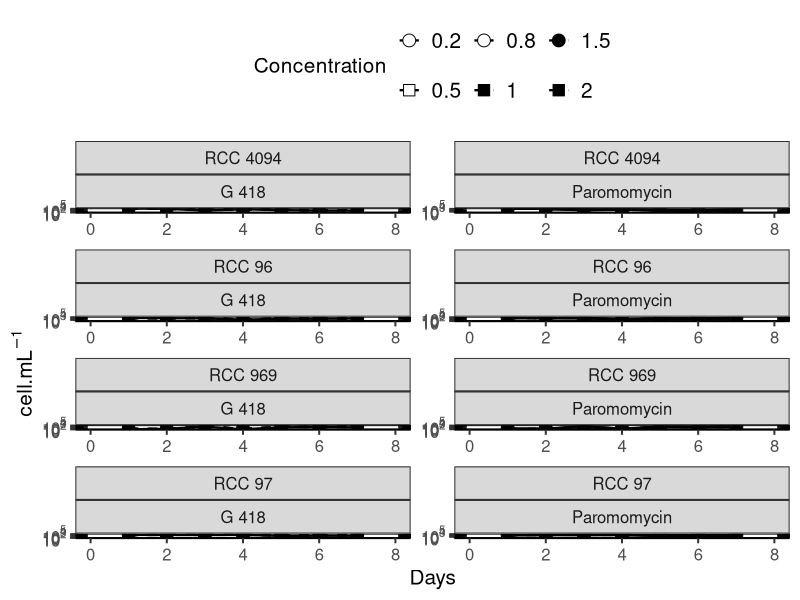
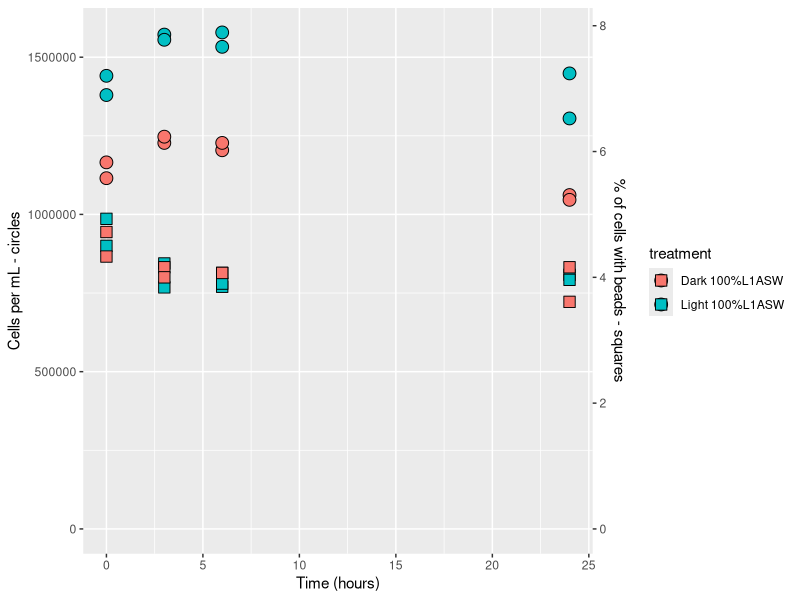

The R script that drew these images, in order:
## ---- chunk 1
knitr::opts_chunk$set(echo = TRUE)
## ---- chunk 2
library("ggplot2")
library("gridExtra")
library("plotrix" ) # needed for standard error
library("dplyr")
library("tidyr")
library("stringr")
library("readxl")
## ---- chunk 3
cell<- read.table("cultures antibiotics.txt", header=TRUE, sep="\t", na.strings="NA", dec=".", strip.white=TRUE)
knitr::kable(head(cell))
## ---- chunk 4
cell<- gather(cell, X1:X7, key = "day", value = "cell_number") 
knitr::kable(head(cell))
## ---- chunk 5
cell$day<-as.numeric(str_replace(cell$day, "X", ""))
knitr::kable(head(cell))
## ---- chunk 6
cell$Concentration<-as.character(cell$Concentration)
knitr::kable(head(cell))
## ---- chunk 7
cell_1<- cell %>% group_by(RCC,Antibio,Concentration, day)%>%
         summarise (cell_mean=mean(cell_number),cell_sd=sd(cell_number), cell_se=std.error(cell_number))
knitr::kable(head(cell_1))
## ---- chunk 8
Concentration_color<-c("0.2"="white","0.5"="white", "0.8"="white", "1"="black", "1.5"="black", "2"="black")
Concentration_linetype<-c("0.2"=1,"0.5"=1, "0.8"=1, "1"=2, "1.5"=2, "2"=2)
Concentration_shape<-c("0.2"=21,"0.5"=22, "0.8"=21, "1"=22, "1.5"=21, "2"=22)
## ---- chunk 9
scaling_factor=15
cell_label <- expression (paste("cell.",mL^-1))
cell_breaks=c(100,1000,10000,100000,1000000)
x_max=8
x_breaks=c(0, 2,4,6,8)
x_labels=c("0", "2","4","6","8")
## ---- chunk 10
plot1<- ggplot(cell_1, aes(x=day, y=cell_mean, group = Concentration, xmin=0, xmax=x_max, 
               shape=Concentration, fill=Concentration, linetype=Concentration)) + 
              facet_wrap(~ RCC + Antibio, nrow=4, ncol=2, scales="free") +
	            geom_line (size=0.8, colour="black") + 
              geom_point(size = 4) + 
              geom_errorbar(aes(ymin=cell_mean-cell_se, ymax=cell_mean+cell_se),width=0.2, linetype=1) +
              theme_bw(scaling_factor) + 
              theme(panel.border = element_rect(colour = "black"), panel.grid.major = element_blank(), panel.grid.minor = element_blank(),	
              axis.line = element_line(colour = "black"), 
		          legend.title=element_text(size=scaling_factor), legend.key=element_blank(),
		          axis.title = element_text(size=scaling_factor), 
		          legend.text=element_text(size=scaling_factor), legend.key.height = unit(1, "cm"), 
		          axis.text = element_text(size=0.8*scaling_factor), panel.background = element_rect(fill="white")) + 
	            theme(legend.position = "top", legend.box = "horizontal")  +
	            labs(x = "Days", y = cell_label ) +
              scale_x_continuous(breaks=x_breaks, labels=x_labels) + 
	            scale_y_log10(breaks = cell_breaks ,labels = scales::trans_format("log10", scales::math_format(10^.x))) + 
              annotation_logticks(sides = "lr") + 
	            scale_fill_manual(values=Concentration_color) + 
              scale_shape_manual(values=Concentration_shape) + 
              scale_linetype_manual(values=Concentration_linetype)

# Add next line to zoom		
# + coord_cartesian(ylim=c(100, 10000000))		

plot1

# Next can be used to save the plot as pdf		
# ggsave(file="Fig 1 version 2.0.pdf", plot=plot1, scale=5, width = 7, height = 10, units = "cm", useDingbats=FALSE)

## ---- chunk 11
 grazing <- read_xlsx("grazing experiment.xlsx", sheet="RCC2306")

# Compute a new variable with the same scale as the cell concentration to be able to plot on the same graph
 grazing$cell_beads_pct_scaled <- grazing$cell_beads_pct*200000

  knitr::kable(head(grazing))
## ---- chunk 12
plot <- ggplot(data=grazing, aes(x=time, y=cell_ml, ymin=0, fill=treatment)) + 
              geom_point(size = 4, shape = 21) +
	            labs(x = "Time (hours)", y = "Cells per mL - circles" ) +
              geom_point(size = 4, shape = 22, aes(x=time, y=cell_beads_pct_scaled, fill=treatment)) +
              scale_y_continuous(sec.axis = sec_axis(~./200000, name="% of cells with beads - squares"))
print(plot)
